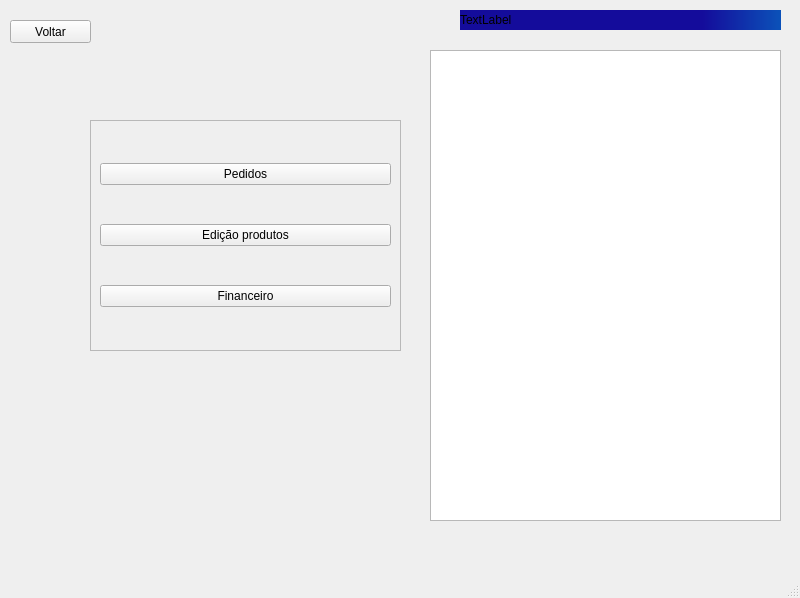
<?xml version="1.0" encoding="UTF-8"?>
<ui version="4.0">
 <class>MainWindow</class>
 <widget class="QMainWindow" name="MainWindow">
  <property name="geometry">
   <rect>
    <x>0</x>
    <y>0</y>
    <width>800</width>
    <height>598</height>
   </rect>
  </property>
  <property name="windowTitle">
   <string>MainWindow</string>
  </property>
  <widget class="QWidget" name="centralwidget">
   <widget class="QPushButton" name="pushButton">
    <property name="geometry">
     <rect>
      <x>10</x>
      <y>20</y>
      <width>81</width>
      <height>23</height>
     </rect>
    </property>
    <property name="styleSheet">
     <string notr="true">font: 12pt &quot;Arial&quot;;</string>
    </property>
    <property name="text">
     <string>Voltar</string>
    </property>
   </widget>
   <widget class="QLabel" name="label">
    <property name="geometry">
     <rect>
      <x>460</x>
      <y>10</y>
      <width>321</width>
      <height>20</height>
     </rect>
    </property>
    <property name="styleSheet">
     <string notr="true">background-color: qlineargradient(spread:repeat, x1:0, y1:0, x2:1, y2:0, stop:0.755682 rgba(20, 12, 155, 255), stop:1 rgba(11, 82, 185, 255));</string>
    </property>
    <property name="text">
     <string>TextLabel</string>
    </property>
   </widget>
   <widget class="QFrame" name="frame">
    <property name="geometry">
     <rect>
      <x>90</x>
      <y>120</y>
      <width>311</width>
      <height>231</height>
     </rect>
    </property>
    <property name="frameShape">
     <enum>QFrame::StyledPanel</enum>
    </property>
    <property name="frameShadow">
     <enum>QFrame::Raised</enum>
    </property>
    <layout class="QVBoxLayout" name="verticalLayout">
     <item>
      <widget class="QPushButton" name="pushButton_2">
       <property name="styleSheet">
        <string notr="true">font: 87 12pt &quot;Arial Black&quot;;</string>
       </property>
       <property name="text">
        <string>Pedidos</string>
       </property>
      </widget>
     </item>
     <item>
      <widget class="QPushButton" name="pushButton_3">
       <property name="styleSheet">
        <string notr="true">font: 87 12pt &quot;Arial Black&quot;;</string>
       </property>
       <property name="text">
        <string>Edição produtos</string>
       </property>
      </widget>
     </item>
     <item>
      <widget class="QPushButton" name="pushButton_4">
       <property name="styleSheet">
        <string notr="true">font: 87 12pt &quot;Arial Black&quot;;</string>
       </property>
       <property name="text">
        <string>Financeiro</string>
       </property>
      </widget>
     </item>
    </layout>
   </widget>
   <widget class="QTableWidget" name="tableWidget">
    <property name="geometry">
     <rect>
      <x>430</x>
      <y>50</y>
      <width>351</width>
      <height>471</height>
     </rect>
    </property>
   </widget>
   <widget class="QLabel" name="label_2">
    <property name="geometry">
     <rect>
      <x>20</x>
      <y>410</y>
      <width>231</width>
      <height>131</height>
     </rect>
    </property>
    <property name="text">
     <string/>
    </property>
    <property name="pixmap">
     <pixmap>../Imagens/Logo CELULAR CITY.png</pixmap>
    </property>
   </widget>
  </widget>
  <widget class="QMenuBar" name="menubar">
   <property name="geometry">
    <rect>
     <x>0</x>
     <y>0</y>
     <width>800</width>
     <height>21</height>
    </rect>
   </property>
  </widget>
  <widget class="QStatusBar" name="statusbar"/>
 </widget>
 <resources/>
 <connections/>
</ui>
